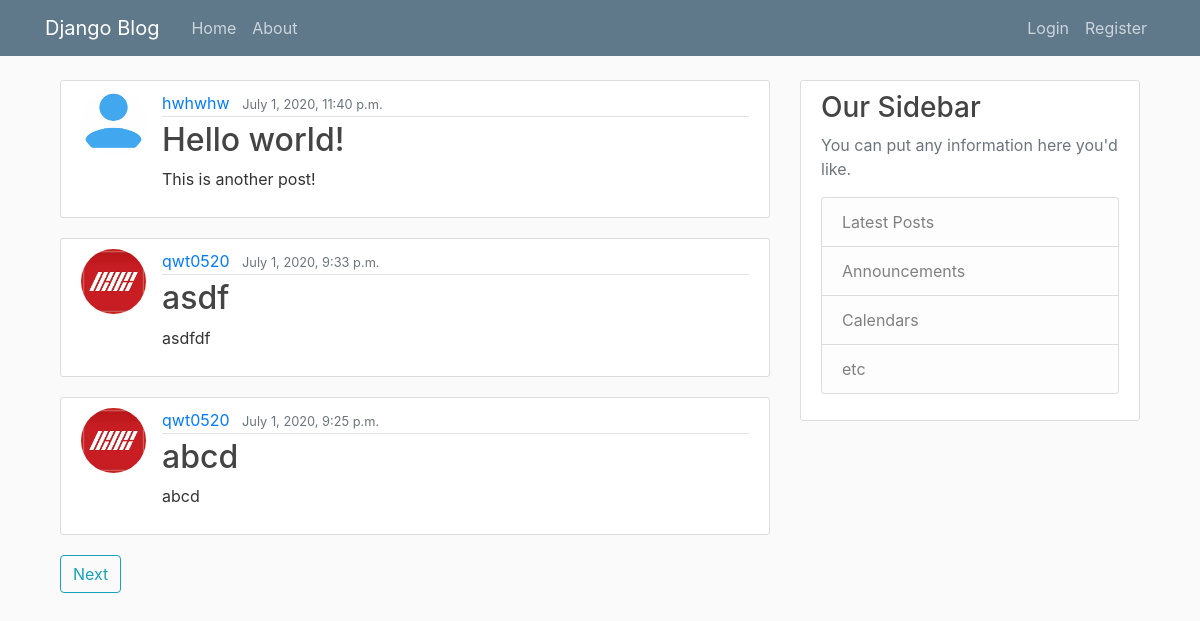
The page /blog/ on the database as committed earlier.
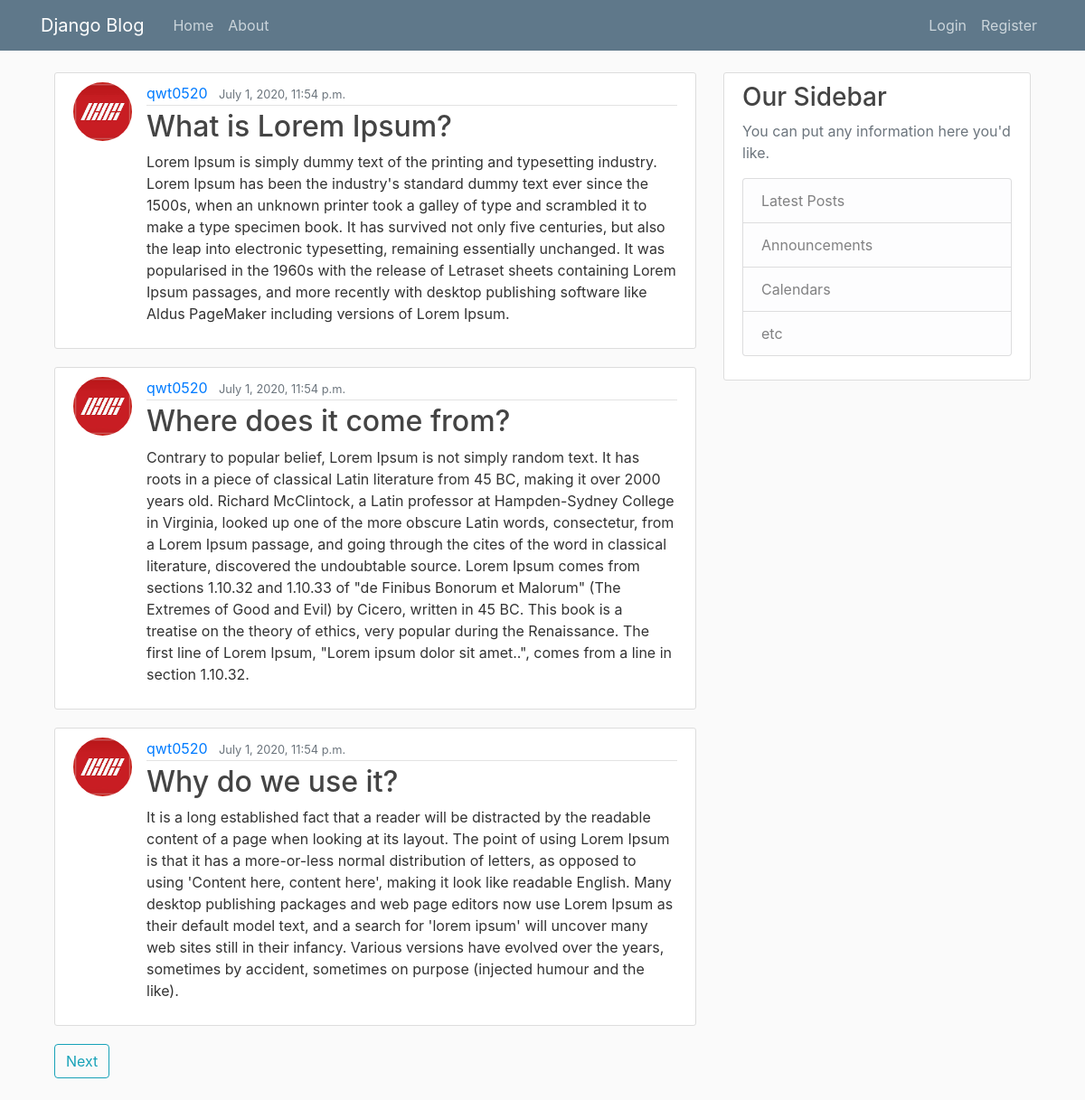
The same page on the database as committed later.
### blog/models.py (models this page shows, shortened)
class Post(models.Model):
    title = models.CharField(max_length=100)
    content = models.TextField()
    date_posted = models.DateTimeField(default=timezone.now())
    author = models.ForeignKey(User, on_delete=models.CASCADE)

### Users/models.py (models this page shows, shortened)
class Profile(models.Model):
    user = models.OneToOneField(User, on_delete=models.CASCADE)
    image = models.ImageField(default='default.jpg', upload_to='profile_pics')

### blog/views.py (the view)
# urls.py: path('', PostListView.as_view(), name = 'blog-home'),
class PostListView(ListView):
    model = Post
    template_name = 'blog/home.html'
    context_object_name = 'posts'
    ordering = ['-date_posted']
    paginate_by = 3

### blog/templates/blog/home.html (shortened to what this page needs)
{% extends "blog/base.html" %}
{% block content %}
    {% for post in posts %}
        <article class="media content-section">
            <img class = "rounded-circle article-img" src="{{ post.author.profile.image.url }}">
            <div class="media-body">
                <div class="article-metadata">
                    <a class="mr-2" href="#">{{ post.author }}</a>
                    <small class="text-muted">{{ post.date_posted }}</small>
                </div>
                <h2><a class="article-title" href="{% url 'post-detail' post.id %}">{{ post.title }}</a></h2>
                <p class="article-content">{{ post.content }}</p>
            </div>
        </article>
    {% endfor %}
    {% if page_obj.has_next %}
        <a class="btn btn-outline-info mb-4" href="?page={{ page_obj.next_page_number }}">Next</a>
    {% endif %}
{% endblock content %}

Rows that differ between the two databases and show on the page:
no longer on this page (row unchanged): Post: author.profile.image (placeholder picture), author "hwhwhw", date_posted "July 1, 2020, 11:40 p.m.", title "Hello world!", content "This is another post!"
no longer on this page (row unchanged): Post: author.profile.image (picture), author "qwt0520", date_posted "July 1, 2020, 9:33 p.m.", title "asdf", content "asdfdf"
no longer on this page (row unchanged): Post: author.profile.image (picture), author "qwt0520", date_posted "July 1, 2020, 9:25 p.m.", title "abcd", content "abcd"
added Post: author.profile.image (picture), author "qwt0520", date_posted "July 1, 2020, 11:54 p.m.", title "What is Lorem Ipsum?", content "Lorem Ipsum is simply dummy text of the printing and typesetting industry. Lorem Ipsum has been the industry's standard dummy text ever since the 1500s, when an unknown printer took a galley of type and scrambled it to make a type specimen book. It has survived not only five centuries, but also the leap into electronic typesetting, remaining essentially unchanged. It was popularised in the 1960s with the release of Letraset sheets containing Lorem Ipsum passages, and more recently with desktop publishing software like Aldus PageMaker including versions of Lorem Ipsum."
added Post: author.profile.image (picture), author "qwt0520", date_posted "July 1, 2020, 11:54 p.m.", title "Where does it come from?", content "Contrary to popular belief, Lorem Ipsum is not simply random text. It has roots in a piece of classical Latin literature from 45 BC, making it over 2000 years old. Richard McClintock, a Latin professor at Hampden-Sydney College in Virginia, looked up one of the more obscure Latin words, consectetur, from a Lorem Ipsum passage, and going through the cites of the word in classical literature, discovered the undoubtable source. Lorem Ipsum comes from sections 1.10.32 and 1.10.33 of \"de Finibus Bonorum et Malorum\" (The Extremes of Good and Evil) by Cicero, written in 45 BC. This book is a treatise on the theory of ethics, very popular during the Renaissance. The first line of Lorem Ipsum,…"
added Post: author.profile.image (picture), author "qwt0520", date_posted "July 1, 2020, 11:54 p.m.", title "Why do we use it?", content "It is a long established fact that a reader will be distracted by the readable content of a page when looking at its layout. The point of using Lorem Ipsum is that it has a more-or-less normal distribution of letters, as opposed to using 'Content here, content here', making it look like readable English. Many desktop publishing packages and web page editors now use Lorem Ipsum as their default model text, and a search for 'lorem ipsum' will uncover many web sites still in their infancy. Various versions have evolved over the years, sometimes by accident, sometimes on purpose (injected humour and the like)."
